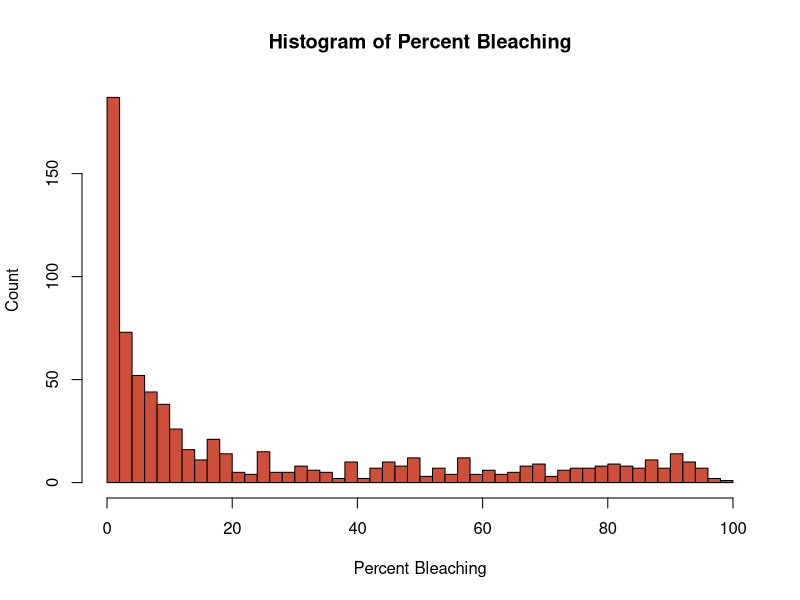
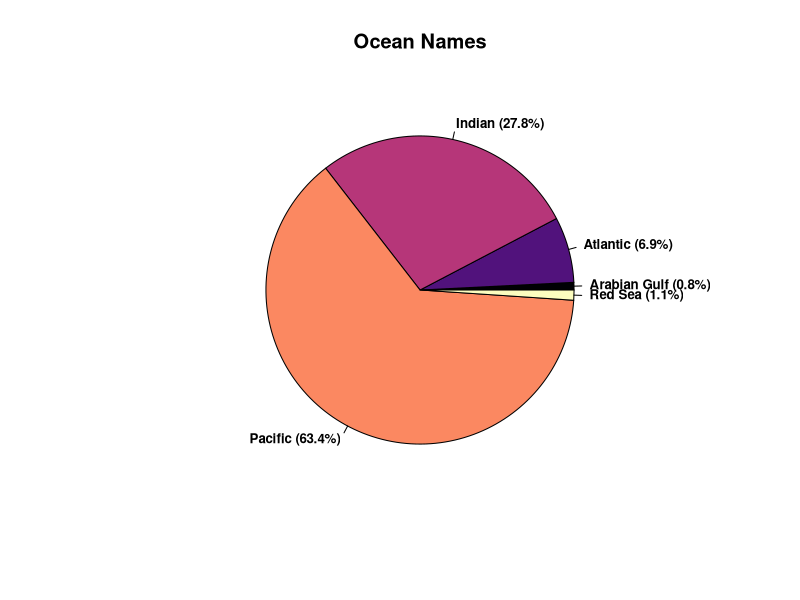
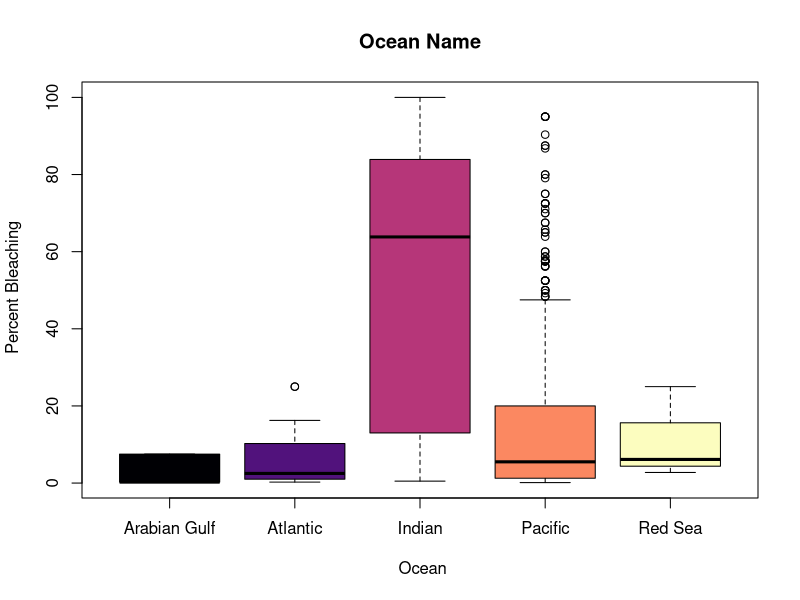
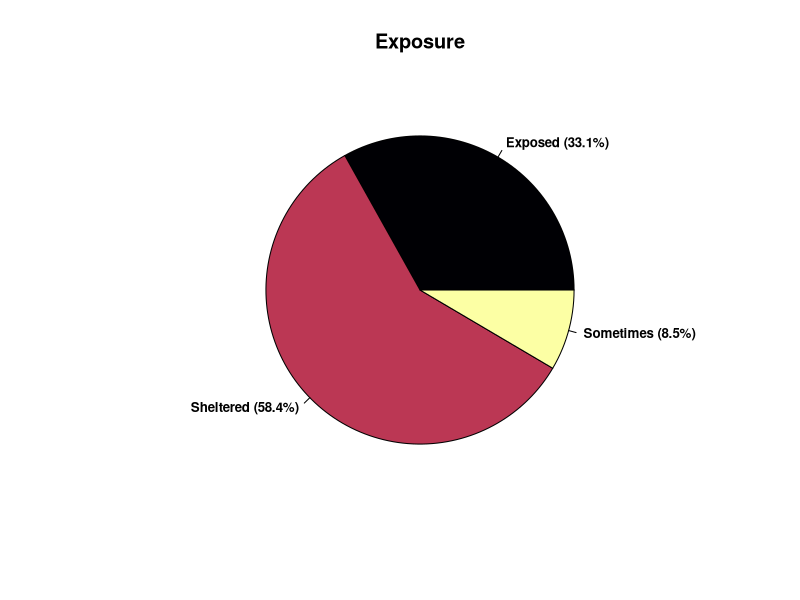
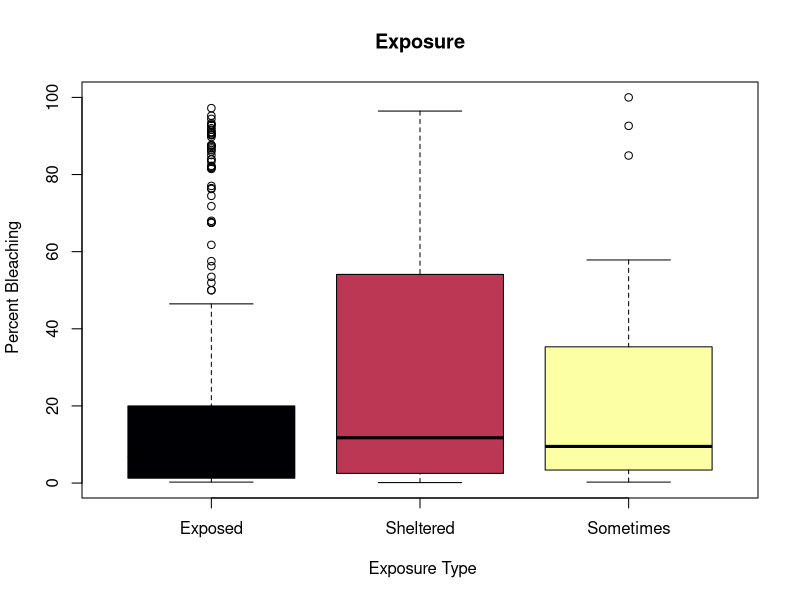
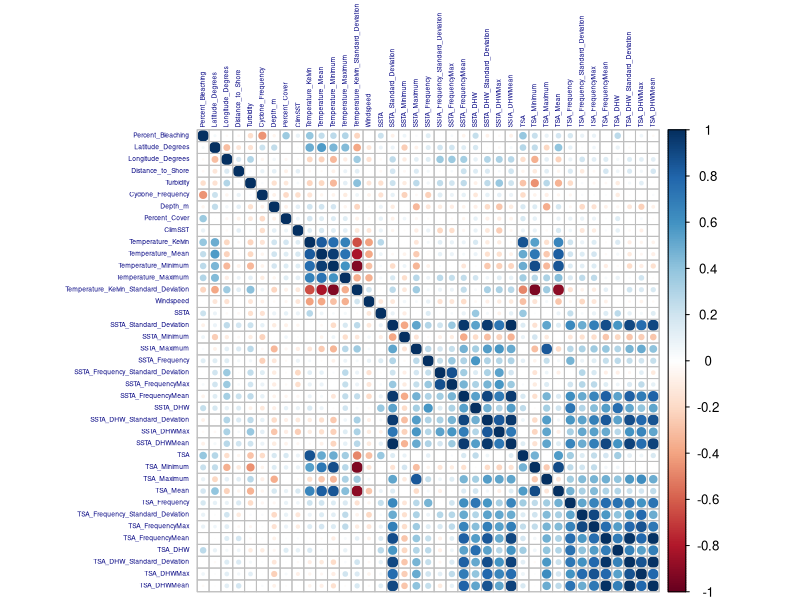
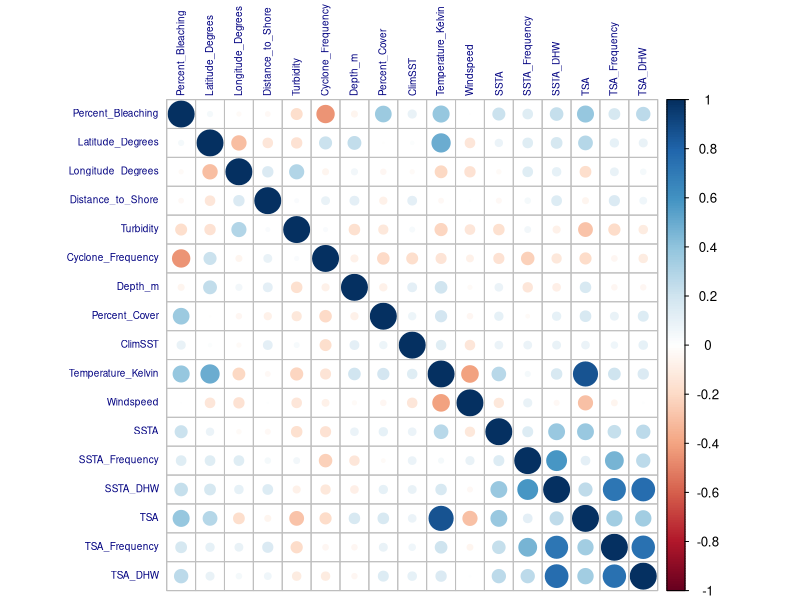

The R source for these figures, in order: (Note: this script raises an error after producing the figures.)
setwd("/Users/jules/Downloads")
cb2016<- read.table(file = "cb2016ALL.csv", header = TRUE, sep=",")
cb2016 <- cb2016[cb2016$Percent_Bleaching != 0,] #remove all zeros
dim(cb2016)

########### Variable Removal examine ######
cb2016 <- cb2016[cb2016$Percent_Cover != -9999,] #remove all missing
dim(cb2016)
#write.csv(cb2016, file = "/Users/jules/Desktop/hmm.csv", row.names = TRUE)
#no change
#cb2016 <- cb2016[cb2016$Substrate_Name != -9999,] #remove all mising
#dim(cb2016) #remove 200 variables -> NOT remvoing variables and just removing column  complete increases r2 by .3

#intro stats 
colnames(cb2016)
head(cb2016)
dim(cb2016)
summary(cb2016)

#summary statistics 
summary(cb2016)

#standard deviation 
sapply(cb2016, function(x) if(is.numeric(x)) sd(x))

## Histogram for totals of categorical variables 
hist(cb2016$Percent_Bleaching, col="tomato3", 
     main ="Histogram of Percent Bleaching",
     ylab = "Count",
     xlab = "Percent Bleaching",
     breaks = 50)


## Create a Pie Chart and Box Plot of Categorical Variables ##
library(viridisLite)
library(viridis)

#Ocean Name
ocean_freq <- table(cb2016$Ocean_Name)
ocean_perc <- round(ocean_freq/sum(ocean_freq)*100, 1)
ocean_colors <- magma(length(ocean_freq))
pie(ocean_freq, main="Ocean Names", col=ocean_colors,
    labels=paste(names(ocean_freq), " (", ocean_perc, "%)", sep=""),
    cex=0.8, font=2)

boxplot(cb2016$Percent_Bleaching~cb2016$Ocean_Name,
        main ="Ocean Name",
        ylab =" Percent Bleaching",
        xlab=" Ocean",
        col= ocean_colors)

#Exposure
exp_freq <- table(cb2016$Exposure)
exp_perc <- round(exp_freq/sum(exp_freq)*100, 1)
pie(exp_freq, main="Exposure", col=inferno(length(exp_freq)),
    labels=paste(names(exp_freq), " (", exp_perc, "%)", sep=""),
    cex=0.8, font=2)

boxplot(cb2016$Percent_Bleaching~cb2016$Exposure,
        main ="Exposure",
        ylab =" Percent Bleaching",
        xlab=" Exposure Type",
        col= inferno(3)) 



########## Correlation  Graphs ############
#Checking Original 
num_only<-subset(cb2016, select = c("Percent_Bleaching","Latitude_Degrees", "Longitude_Degrees", "Distance_to_Shore", "Turbidity", "Cyclone_Frequency", "Depth_m", "Percent_Cover", "ClimSST", "Temperature_Kelvin", "Temperature_Mean", "Temperature_Minimum", "Temperature_Maximum", "Temperature_Kelvin_Standard_Deviation", "Windspeed", "SSTA", "SSTA_Standard_Deviation", "SSTA_Minimum", "SSTA_Maximum", "SSTA_Frequency", "SSTA_Frequency_Standard_Deviation", "SSTA_FrequencyMax", "SSTA_FrequencyMean", "SSTA_DHW", "SSTA_DHW_Standard_Deviation", "SSTA_DHWMax", "SSTA_DHWMean", "TSA", "TSA_Minimum", "TSA_Maximum", "TSA_Mean", "TSA_Frequency", "TSA_Frequency_Standard_Deviation", "TSA_FrequencyMax", "TSA_FrequencyMean", "TSA_DHW", "TSA_DHW_Standard_Deviation", "TSA_DHWMax", "TSA_DHWMean"))
sapply(num_only,class)
#pairs(num_only) #round(cor(num_only),digits =2)

library(corrplot)
round(cor(num_only), digit = 2)
cb.cor = cor(num_only)
corrplot(cb.cor, tl.cex = 0.4, tl.col="navy")

#Removal of Summary 
num_only<-subset(cb2016, select = c("Percent_Bleaching","Latitude_Degrees", "Longitude_Degrees", "Distance_to_Shore", "Turbidity", "Cyclone_Frequency", "Depth_m", "Percent_Cover", "ClimSST", "Temperature_Kelvin",  "Windspeed", "SSTA", "SSTA_Frequency", "SSTA_DHW", "TSA", "TSA_Frequency", "TSA_DHW"))
sapply(num_only,class)
#pairs(num_only) #round(cor(num_only),digits =2)

library(corrplot)
round(cor(num_only), digit = 2)
cb.cor = cor(num_only)
corrplot(cb.cor, tl.cex = 0.6, tl.col="navy")

###chosen data (Numerical only)
cbNUMONLY<-subset(cb2016, select = c("Latitude_Degrees" , "Longitude_Degrees","Percent_Bleaching",  "Cyclone_Frequency", "Turbidity" + "Depth_m", "Percent_Cover", "Temperature_Kelvin","SSTA_DHW"))
sapply(cbNUMONLY,class)

#Latitude_Degrees +  Longitude_Degrees + Turbidity + Cyclone_Frequency+ Depth_m +  Percent_Cover  + Temperature_Kelvin +  SSTA_DHW

library(corrplot)
round(cor(cbNUMONLY), digit = 2)
cb.cor = cor(cbNUMONLY)
corrplot(cb.cor, tl.cex = 0.4, tl.col="navy")

############### LINEAR REGRESSION ###########

#Example model no categorical 
fitNC<- lm(Percent_Bleaching ~ Latitude_Degrees + Longitude_Degrees + Turbidity + Cyclone_Frequency+ Depth_m +  Percent_Cover +  Temperature_Kelvin + SSTA_DHW, data = cb2016)
summary(fitNC) #.387

#Example model with dummy variables
Sometimes <- ifelse(cb2016$Exposure == "Sometimes", 1, 0)
Exposed <- ifelse(cb2016$Exposure == "Exposed", 1, 0)

#Oceans- Pacific as default
Indian <- ifelse(cb2016$Ocean_Name == "Indian", 1, 0)
Atlantic <- ifelse(cb2016$Ocean_Name == "Atlantic", 1, 0)
ArabianGulf <- ifelse(cb2016$Ocean_Name == "Arabian Gulf", 1, 0)
RedSea <- ifelse(cb2016$Ocean_Name == "Red Sea", 1, 0)

X <- cbind( Sometimes, Exposed, Indian, Atlantic, ArabianGulf, RedSea, cb2016$Distance_to_Shore,cb2016$Turbidity, cb2016$Cyclone_Frequency,  cb2016$Depth_m, cb2016$Temperature_Kelvin,  cb2016$Percent_Cover, cb2016$SSTA_DHW)

# Fitting modelw/ dummy variable
fit<- lm(Percent_Bleaching ~  Sometimes + Exposed + Indian + Atlantic + ArabianGulf + RedSea + Latitude_Degrees +  Longitude_Degrees + Turbidity + Cyclone_Frequency+ Depth_m +  Percent_Cover  + Temperature_Kelvin +  SSTA_DHW, data = cb2016)
summary(fit) #0.4837

layout(matrix(c(1,2,3,4),2,2)) 
plot(fit)

#check assumptions
coefficients(fit) # model coefficients
confint(fit, level=0.95) # CIs for model parameters 
fitted(fit) # predicted values
residuals(fit) # residuals
anova(fit)
plot(fitted(fit),residuals(fit))
abline(a=0, b=0)

###### Log Transformation ####
Cb_Log <- cb2016
Cb_Log$Percent_Bleaching[Cb_Log$Percent_Bleaching == 0] <- 0.000001 #shouldnt do anything
Cb_Log$Log_Percent_Bleaching <- log(Cb_Log$Percent_Bleaching + 1)
(dim(Cb_Log))

###compare histograms:
#w/ Log
hist(Cb_Log$Log_Percent_Bleaching, col="tomato3", 
     main ="Histogram of the Log of Percent Bleaching",
     ylab = "Count",
     xlab = "Log of Percent Bleaching",
     breaks = 100)

#w/out 
hist(cb2016$Percent_Bleaching, col="tomato3", 
     main ="Histogram of Percent Bleaching",
     ylab = "Count",
     xlab = "Percent Bleaching",
     breaks = 100)

#Example Model: w/ LOG categorical (but no dummy variables created yet)
fitL2<- lm(Log_Percent_Bleaching ~ Latitude_Degrees + Longitude_Degrees + Ocean_Name + Exposure + Turbidity + Cyclone_Frequency+ Depth_m +  Percent_Cover + Temperature_Kelvin +   SSTA_DHW, data = Cb_Log)
summary(fitL2) #4148

#check assumptions
layout(matrix(c(1,2,3,4),2,2)) 
plot(fitL2)

#large Residual vs Fitted
#check assumptions
coefficients(fit) # model coefficients
confint(fit, level=0.95) # CIs for model parameters 
fitted(fit) # predicted values
residuals(fit) # residuals
anova(fit)
plot(fitted(fit),residuals(fit))
abline(a=0, b=0)


### run fitted model without categorical (?)
#fitNC<- lm(Log_Percent_Bleaching ~ Latitude_Degrees + Longitude_Degrees + Turbidity + Cyclone_Frequency+ Depth_m +  Percent_Cover +  Temperature_Kelvin +  SSTA_DHW, data = Cb_Log)
#summary(fitNC) #0.3438

#layout(matrix(c(1,2,3,4),2,2)) 
#plot(fitNC)


###### Create Dummy Variables for categorical data


#Exposure- Sheltered is the default 
Sometimes <- ifelse(Cb_Log$Exposure == "Sometimes", 1, 0)
Exposed <- ifelse(Cb_Log$Exposure == "Exposed", 1, 0)

#Oceans- Pacific as default
Indian <- ifelse(Cb_Log$Ocean_Name == "Indian", 1, 0)
Atlantic <- ifelse(Cb_Log$Ocean_Name == "Atlantic", 1, 0)
ArabianGulf <- ifelse(Cb_Log$Ocean_Name == "Arabian Gulf", 1, 0)
RedSea <- ifelse(Cb_Log$Ocean_Name == "Red Sea", 1, 0)


# Combining dummy variables with other predictor variables
X <- cbind( Sometimes, Exposed, Indian, Atlantic, ArabianGulf, RedSea, Cb_Log$Distance_to_Shore, Cb_Log$Turbidity, Cb_Log$Cyclone_Frequency,  Cb_Log$Depth_m, Cb_Log$Temperature_Kelvin, Cb_Log$Windspeed, Cb_Log$Percent_Cover, Cb_Log$SSTA_DHW)

# Fitting modelw/ dummy variable
fitC<- lm(Log_Percent_Bleaching ~  Sometimes + Exposed + Indian + Atlantic + ArabianGulf + RedSea + Latitude_Degrees +  Longitude_Degrees + Turbidity + Cyclone_Frequency+ Depth_m +  Percent_Cover  + Temperature_Kelvin +  SSTA_DHW, data = Cb_Log)
summary(fitC) #0.4135

layout(matrix(c(1,2,3,4),2,2)) 
plot(fitC)

################# Outlier Removal 
setwd("/Users/jules/Downloads")
cb2016<- read.table(file = "cb2016ALL.csv", header = TRUE, sep=",")
cb2016 <- cb2016[cb2016$Percent_Bleaching != 0,] #remove all zeros
#cb2016 <- cb2016[cb2016$Percent_Cover != 0,] #remove all missing
dim(cb2016)

zero_cover_rows <- which(cb2016$Percent_Cover == 0)

# print row numbers
print(zero_cover_rows+722)


#note that numbers start at 723
#influential observations removed:
#1077=355, 771=49,772=50,773=51,811=89,812=90, 863=141 =7 outliers
#774=52,772=50,1082=360, 813=91, 810=88, 916=194,#4501 = 6 outliers 
#1093=371 1094=372 1081=359, 917=195, 815=93, 816=94 ###4698 6 outliers
#1219=497, 759=37, 737=15 #4709
#cb2016 <- cb2016[-c(355,49,51,89,90,141,50,52,360,91,88,194,371,372,359,195,93,94),]
cb2016 <- cb2016[-c(355,49,51,50,89,90,141),] #7
#cb2016 <- cb2016[-c(355,49,51,50,89,90,141,52,50,360,91,88,194),] #13 

dim(cb2016)

Cb_Log <- cb2016
Cb_Log$Percent_Bleaching[Cb_Log$Percent_Bleaching == 0] <- 0.000001 #shouldnt do anything
Cb_Log$Log_Percent_Bleaching <- log(Cb_Log$Percent_Bleaching + 1)
(dim(Cb_Log))


#Exposure- Sheltered is the default 
Sometimes <- ifelse(Cb_Log$Exposure == "Sometimes", 1, 0)
Exposed <- ifelse(Cb_Log$Exposure == "Exposed", 1, 0)

#Oceans- Pacific as default
Indian <- ifelse(Cb_Log$Ocean_Name == "Indian", 1, 0)
Atlantic <- ifelse(Cb_Log$Ocean_Name == "Atlantic", 1, 0)
ArabianGulf <- ifelse(Cb_Log$Ocean_Name == "Arabian Gulf", 1, 0)
RedSea <- ifelse(Cb_Log$Ocean_Name == "Red Sea", 1, 0)


# Combining dummy variables with other predictor variables
X <- cbind( Sometimes, Exposed, Indian, Atlantic, ArabianGulf, RedSea, Cb_Log$Distance_to_Shore, Cb_Log$Turbidity, Cb_Log$Cyclone_Frequency,  Cb_Log$Depth_m, Cb_Log$Temperature_Kelvin, Cb_Log$Windspeed, Cb_Log$Percent_Cover, Cb_Log$SSTA_DHW)

# Fitting modelw/ dummy variable
fitC<- lm(Log_Percent_Bleaching ~  Sometimes + Exposed + Indian + Atlantic + ArabianGulf + RedSea + Latitude_Degrees +  Longitude_Degrees + Turbidity + Cyclone_Frequency+ Depth_m +  Percent_Cover  + Temperature_Kelvin +  SSTA_DHW, data = Cb_Log)
summary(fitC) #0.4135

layout(matrix(c(1,2,3,4),2,2)) 
plot(fitC)

